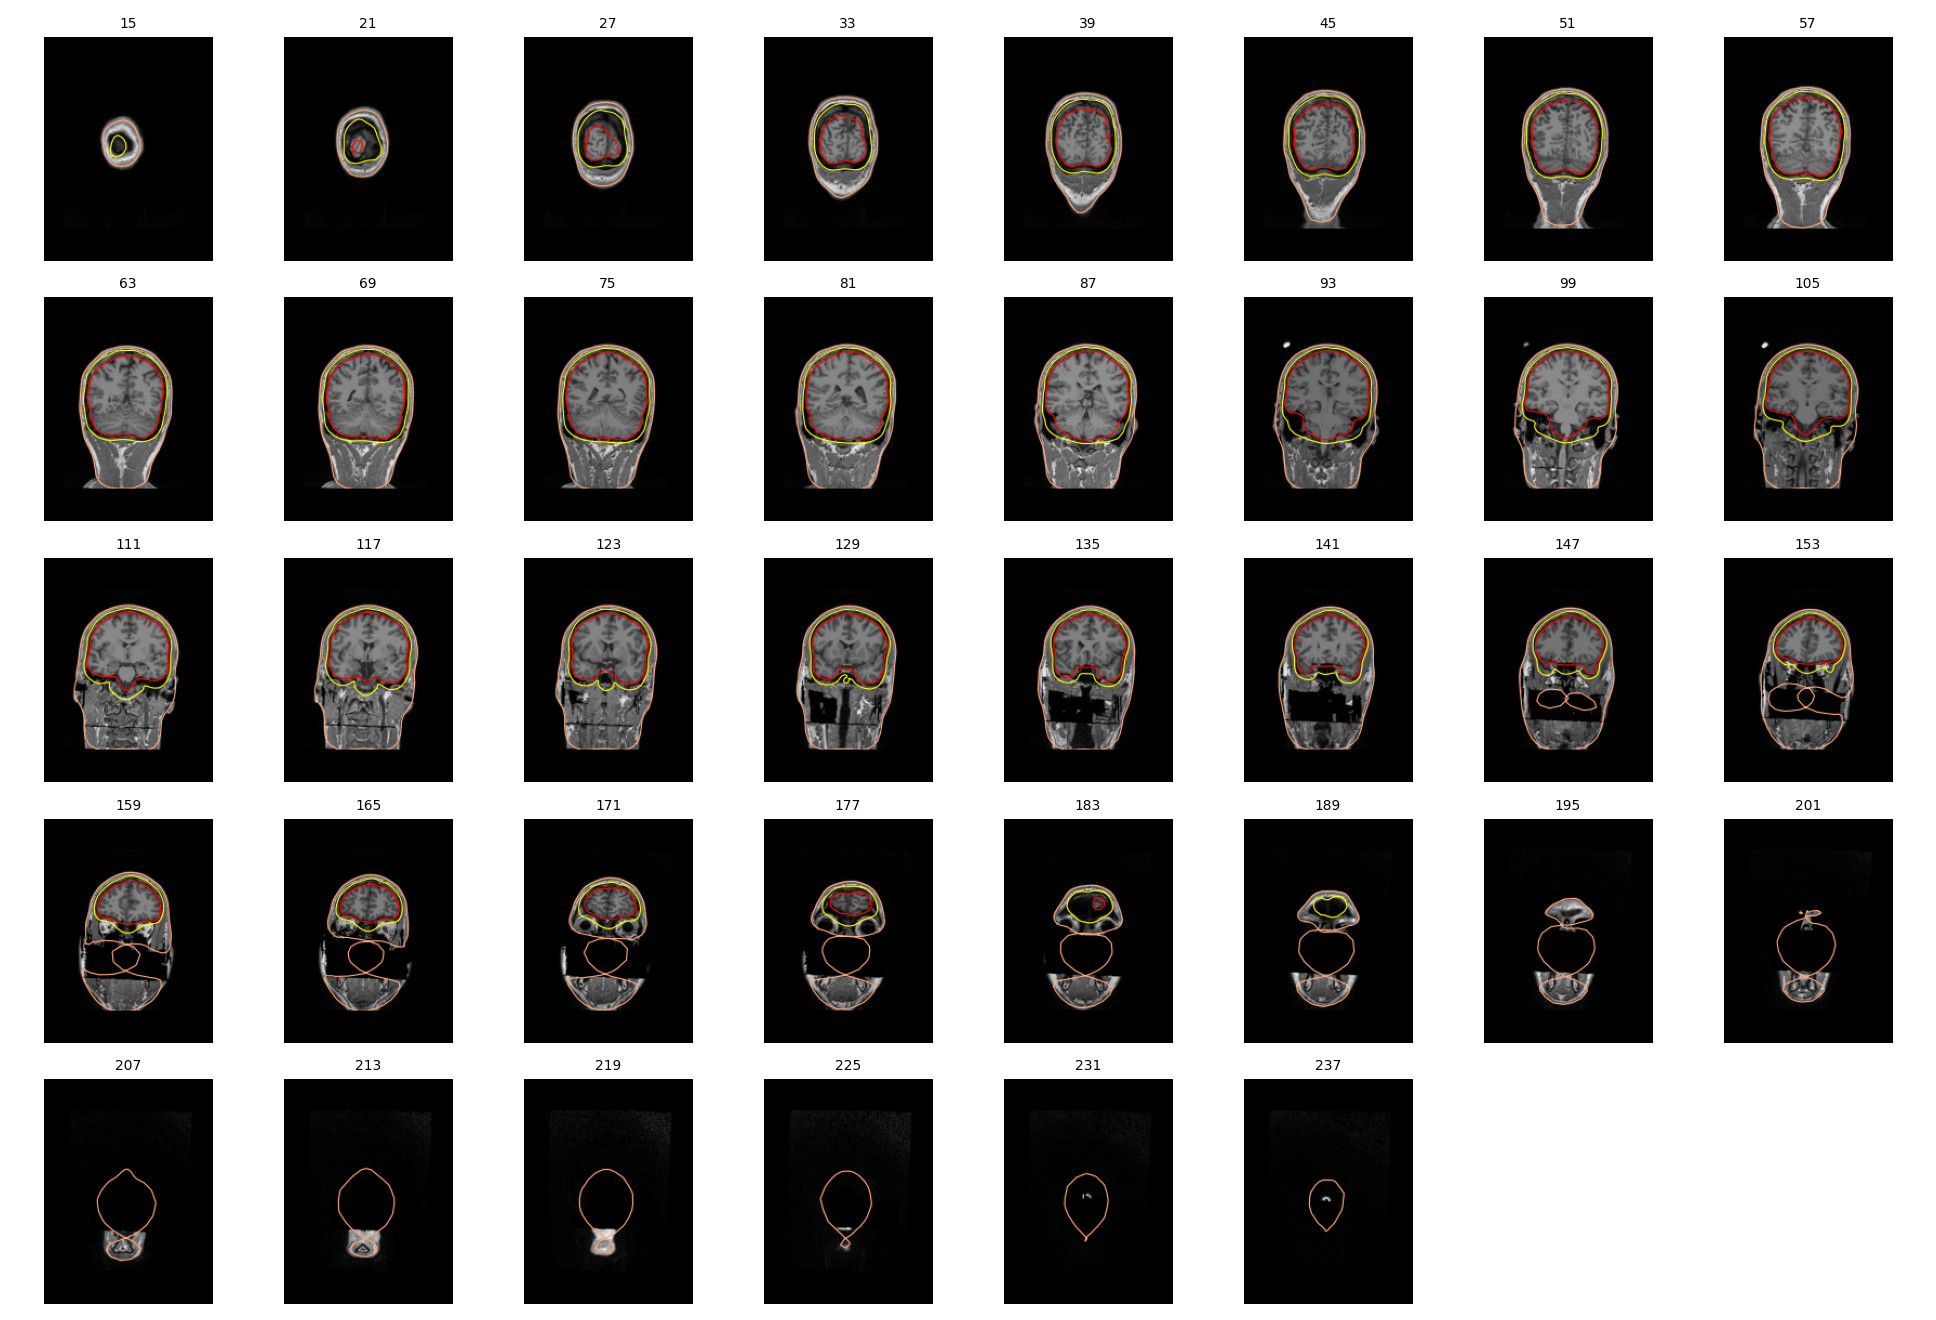

Recreate this plot in Python.
#!/usr/bin/env python3
"""Renders a contact sheet of coronal BEM-contour slices at native scale,
undistorted, for direct visual slice-matching against Figure 8's reference
panels -- the method that actually worked, after three automated proxies
(`jas_fig8_slice_search.py`, `_watershed.py`, `_shape.py`, `_combined.py`)
each failed in a different way. See GLITCHES.md's "Figure 8 slice
matching: four attempts" section for the full story; short version:

1. Whole-panel grayscale SSD is dominated by gyral texture and can't
   reliably tell "neck visible" from "not" (a thin, low-area feature).
2. Binary silhouette + Dice overlap fixes that in principle, but requires
   crop+resize-to-a-common-shape first, which throws away real relative
   head-size information (a small posterior slice's silhouette gets
   blown up to fill the same frame as a much bigger mid-head slice) --
   user caught this directly ("the images aren't aligned").
3. Combining Dice-like aspect-ratio matching with SSD by rank-sum still
   picked degenerate near-empty slices at the sweep's edges for the two
   hardest panels (1 and 4).

This script doesn't try to fix the metric a fourth time. It renders every
candidate slice at MNE's own native, undistorted scale (no per-slice
crop/resize at all -- directly comparable to every other candidate AND,
after visual side-by-side placement, to the reference panels), and slice
selection is done by looking at the result, same as picking a channel or
a time window would be. The final indices used in `jas_fig8_bem_surfaces.py`
were confirmed this way, then sanity-checked with a size-fraction
side-by-side (largest-connected-component bounding box vs. the matching
reference panel, both native scale) for panel 1's specific "closed round
shape, no neck" criterion.

Usage: adjust INDICES/step for a finer/coarser sweep, run, open the PNG.
"""
import os
import sys

import matplotlib
matplotlib.use("Agg")
import matplotlib.pyplot as plt
import matplotlib.image as mpimg
import mne

HERE = os.path.dirname(os.path.abspath(__file__))
ORIGINAL_SCRIPTS = os.path.normpath(os.path.join(HERE, "..", "original_scripts"))
sys.path.insert(0, ORIGINAL_SCRIPTS)
from library.config import subjects_dir  # noqa: E402

SUBJECT = "sub004"
T1 = os.path.join(subjects_dir, SUBJECT, "mri", "T1.mgz")

INDICES = list(range(15, 241, 6))
NCOLS = 8

TMP_PNG = os.path.join(HERE, "_tmp_contact_sheet_panel.png")

nrows = (len(INDICES) + NCOLS - 1) // NCOLS
fig, axes = plt.subplots(nrows, NCOLS, figsize=(NCOLS * 2.2, nrows * 2.4))
axes = axes.flatten()
for ax, idx in zip(axes, INDICES):
    f = mne.viz.plot_bem(subject=SUBJECT, subjects_dir=subjects_dir, orientation="coronal",
                         slices=[idx], mri=T1, show_indices=False, show_orientation=False, show=False)
    f.savefig(TMP_PNG, dpi=80)
    plt.close(f)
    ax.imshow(mpimg.imread(TMP_PNG))
    ax.axis("off")
    ax.set_title(str(idx), fontsize=9)
for ax in axes[len(INDICES):]:
    ax.axis("off")
fig.tight_layout()
out_path = os.path.join(HERE, "jas_fig8_slice_contact_sheet.png")
fig.savefig(out_path, dpi=110)
os.remove(TMP_PNG)
print(f"saved {out_path}")
